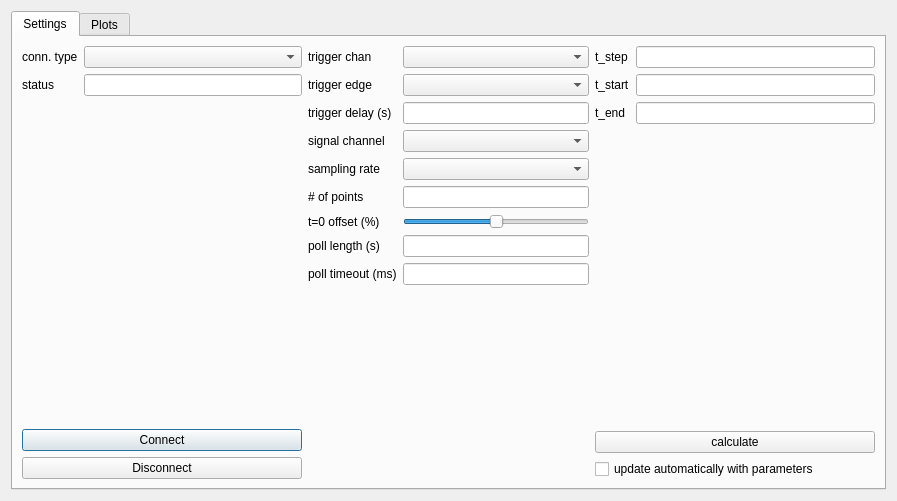
<?xml version="1.0" encoding="UTF-8"?>
<ui version="4.0">
 <class>JetMFLIScopeViewer</class>
 <widget class="QDialog" name="JetMFLIScopeViewer">
  <property name="geometry">
   <rect>
    <x>0</x>
    <y>0</y>
    <width>897</width>
    <height>501</height>
   </rect>
  </property>
  <property name="windowTitle">
   <string>Jet MFLI Scope Viewer</string>
  </property>
  <layout class="QVBoxLayout" name="verticalLayout_2">
   <item>
    <widget class="QTabWidget" name="tabWidget">
     <property name="currentIndex">
      <number>0</number>
     </property>
     <widget class="QWidget" name="tab_settings">
      <attribute name="title">
       <string>Settings</string>
      </attribute>
      <layout class="QHBoxLayout" name="horizontalLayout">
       <item>
        <layout class="QVBoxLayout" name="layout_connection">
         <item>
          <layout class="QFormLayout" name="formLayout_3">
           <item row="0" column="0">
            <widget class="QLabel" name="label_connType">
             <property name="text">
              <string>conn. type</string>
             </property>
            </widget>
           </item>
           <item row="0" column="1">
            <widget class="QComboBox" name="combo_connType"/>
           </item>
           <item row="1" column="0">
            <widget class="QLabel" name="label_connStatus">
             <property name="text">
              <string>status</string>
             </property>
            </widget>
           </item>
           <item row="1" column="1">
            <widget class="QLineEdit" name="txt_connStatus">
             <property name="readOnly">
              <bool>true</bool>
             </property>
            </widget>
           </item>
          </layout>
         </item>
         <item>
          <widget class="QPushButton" name="btn_connect">
           <property name="text">
            <string>Connect</string>
           </property>
          </widget>
         </item>
         <item>
          <widget class="QPushButton" name="btn_disconnect">
           <property name="text">
            <string>Disconnect</string>
           </property>
          </widget>
         </item>
        </layout>
       </item>
       <item>
        <layout class="QFormLayout" name="layout_params">
         <item row="3" column="0">
          <widget class="QLabel" name="label_sigChan">
           <property name="text">
            <string>signal channel</string>
           </property>
          </widget>
         </item>
         <item row="0" column="0">
          <widget class="QLabel" name="label_trigChan">
           <property name="text">
            <string>trigger chan</string>
           </property>
          </widget>
         </item>
         <item row="0" column="1">
          <widget class="QComboBox" name="combo_trigChan"/>
         </item>
         <item row="3" column="1">
          <widget class="QComboBox" name="combo_sigChan"/>
         </item>
         <item row="4" column="0">
          <widget class="QLabel" name="label_sampRate">
           <property name="text">
            <string>sampling rate</string>
           </property>
          </widget>
         </item>
         <item row="4" column="1">
          <widget class="QComboBox" name="combo_sampRate"/>
         </item>
         <item row="5" column="0">
          <widget class="QLabel" name="label_bufferLen">
           <property name="text">
            <string># of points</string>
           </property>
          </widget>
         </item>
         <item row="6" column="0">
          <widget class="QLabel" name="label_timeOffset">
           <property name="text">
            <string>t=0 offset (%)</string>
           </property>
          </widget>
         </item>
         <item row="7" column="0">
          <widget class="QLabel" name="label_pollLen">
           <property name="text">
            <string>poll length (s)</string>
           </property>
          </widget>
         </item>
         <item row="6" column="1">
          <widget class="QSlider" name="slider_timeOffset">
           <property name="maximum">
            <number>100</number>
           </property>
           <property name="value">
            <number>50</number>
           </property>
           <property name="orientation">
            <enum>Qt::Horizontal</enum>
           </property>
          </widget>
         </item>
         <item row="1" column="0">
          <widget class="QLabel" name="label_trigEdge">
           <property name="text">
            <string>trigger edge</string>
           </property>
          </widget>
         </item>
         <item row="1" column="1">
          <widget class="QComboBox" name="combo_trigEdge"/>
         </item>
         <item row="2" column="0">
          <widget class="QLabel" name="label_trigDelay">
           <property name="text">
            <string>trigger delay (s)</string>
           </property>
          </widget>
         </item>
         <item row="2" column="1">
          <widget class="ScrollableText" name="txt_trigDelay"/>
         </item>
         <item row="5" column="1">
          <widget class="ScrollableText" name="txt_bufferLen"/>
         </item>
         <item row="8" column="0">
          <widget class="QLabel" name="label_pollTimeout">
           <property name="text">
            <string>poll timeout (ms)</string>
           </property>
          </widget>
         </item>
         <item row="7" column="1">
          <widget class="ScrollableText" name="txt_pollLen"/>
         </item>
         <item row="8" column="1">
          <widget class="ScrollableText" name="txt_pollTimeout"/>
         </item>
        </layout>
       </item>
       <item>
        <layout class="QVBoxLayout" name="layout_calcTimes">
         <item>
          <layout class="QFormLayout" name="formLayout_2">
           <item row="0" column="0">
            <widget class="QLabel" name="label_timeStep">
             <property name="text">
              <string>t_step</string>
             </property>
            </widget>
           </item>
           <item row="1" column="0">
            <widget class="QLabel" name="label_timeStart">
             <property name="text">
              <string>t_start</string>
             </property>
            </widget>
           </item>
           <item row="2" column="0">
            <widget class="QLabel" name="label_timeEnd">
             <property name="text">
              <string>t_end</string>
             </property>
            </widget>
           </item>
           <item row="0" column="1">
            <widget class="QLineEdit" name="txt_timeStep">
             <property name="readOnly">
              <bool>true</bool>
             </property>
            </widget>
           </item>
           <item row="1" column="1">
            <widget class="ScrollableText" name="txt_timeStart">
             <property name="readOnly">
              <bool>true</bool>
             </property>
            </widget>
           </item>
           <item row="2" column="1">
            <widget class="ScrollableText" name="txt_timeEnd">
             <property name="readOnly">
              <bool>true</bool>
             </property>
            </widget>
           </item>
          </layout>
         </item>
         <item>
          <widget class="QPushButton" name="btn_calcTimes">
           <property name="text">
            <string>calculate</string>
           </property>
          </widget>
         </item>
         <item>
          <widget class="QCheckBox" name="check_autoUpdateTimes">
           <property name="text">
            <string>update automatically with parameters</string>
           </property>
          </widget>
         </item>
        </layout>
       </item>
      </layout>
     </widget>
     <widget class="QWidget" name="tab_plots">
      <attribute name="title">
       <string>Plots</string>
      </attribute>
      <layout class="QHBoxLayout" name="horizontalLayout_2">
       <item>
        <widget class="ScaledPlotWidget" name="plotFig"/>
       </item>
       <item>
        <widget class="QFrame" name="frame">
         <property name="frameShape">
          <enum>QFrame::StyledPanel</enum>
         </property>
         <property name="frameShadow">
          <enum>QFrame::Raised</enum>
         </property>
         <layout class="QVBoxLayout" name="verticalLayout">
          <item>
           <widget class="QPushButton" name="btn_pollAsync">
            <property name="text">
             <string>Poll (async)</string>
            </property>
           </widget>
          </item>
          <item>
           <widget class="QPushButton" name="btn_pollTrig">
            <property name="text">
             <string>Poll (Trig)</string>
            </property>
           </widget>
          </item>
          <item>
           <widget class="QPushButton" name="btn_pollTest">
            <property name="text">
             <string>Poll (test)</string>
            </property>
           </widget>
          </item>
         </layout>
        </widget>
       </item>
      </layout>
     </widget>
    </widget>
   </item>
  </layout>
 </widget>
 <customwidgets>
  <customwidget>
   <class>ScaledPlotWidget</class>
   <extends>QGraphicsView</extends>
   <header>Widgets</header>
  </customwidget>
  <customwidget>
   <class>ScrollableText</class>
   <extends>QLineEdit</extends>
   <header>Widgets</header>
  </customwidget>
 </customwidgets>
 <resources/>
 <connections/>
</ui>
